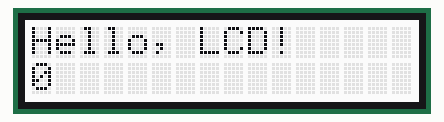
This program was run on a simulated Arduino Uno, built with avr-gcc and run on an emulated ATmega328P. On the bench: 16×2 character LCD.

Above: at 0.1 s.
At 4.1 s:
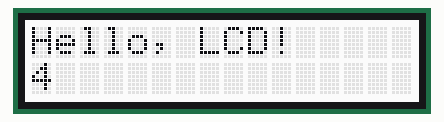
At 9.2 s:
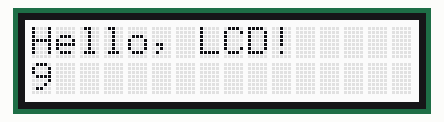
At 19.2 s:
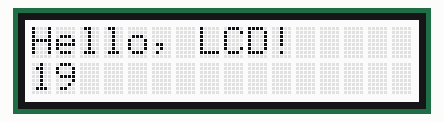
At 28.3 s:
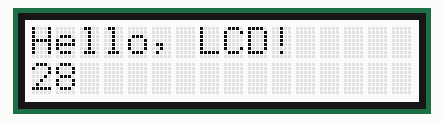
At 38.3 s:
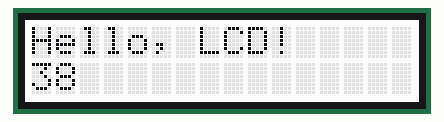

The program:

main.cpp
```cpp
#include <Arduino.h>
#include <Wire.h>

#include "rgb_lcd.h"

rgb_lcd lcd;

void setup() {
   lcd.begin(16, 2);
   lcd.print("Hello, LCD!");
}

void loop() {
   lcd.setCursor(0, 1);
   lcd.print(millis() / 1000);
   delay(500);
}
```

Measured:
- what the display in image 1 shows lasts 1.0 s, from 4.1 s to 5.1 s
